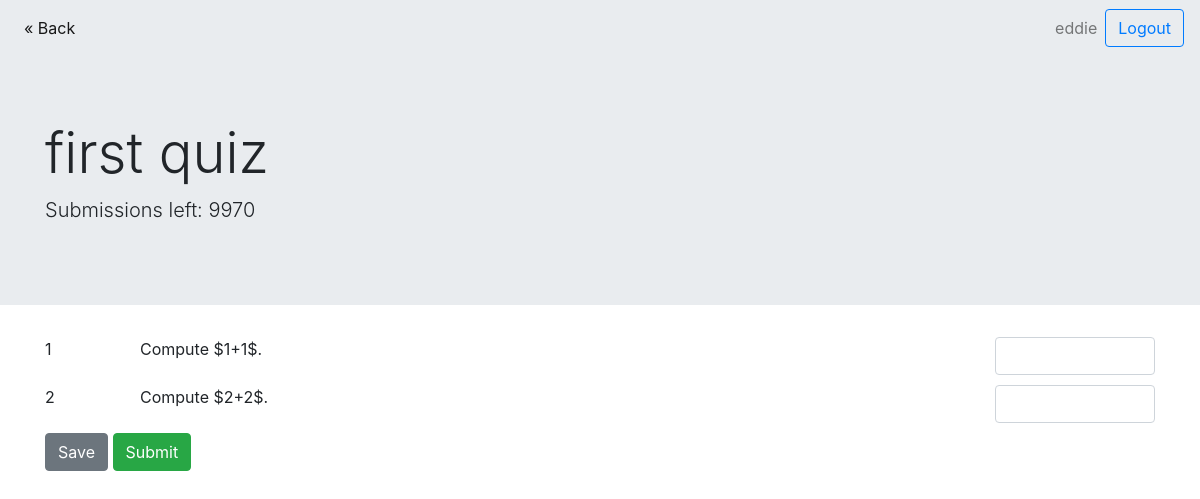
Page /quiz/1/ (signed in) on the earlier database version.
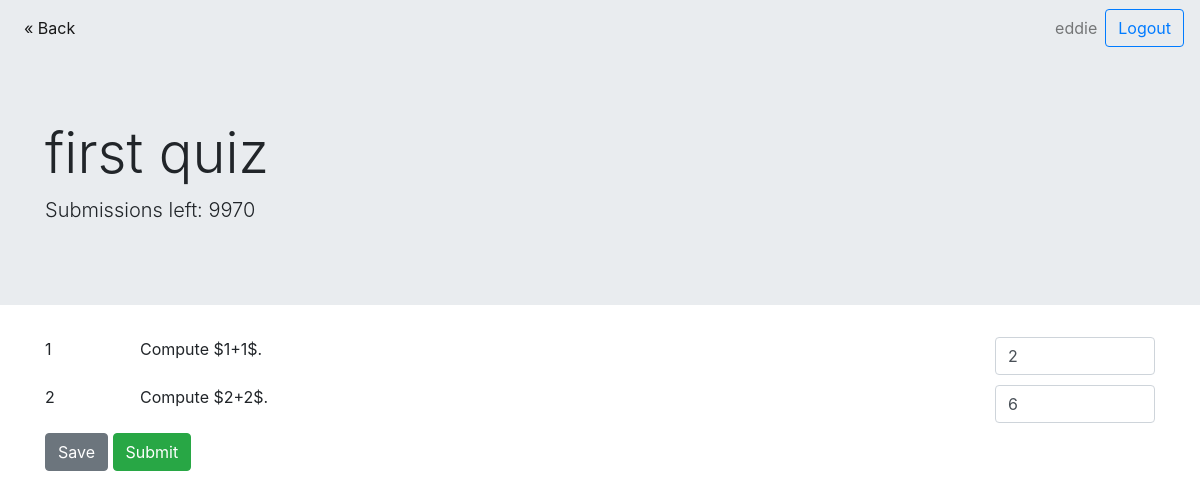
Same page on the later database version.
### quiz/models.py (models this page shows, shortened)
class Quiz(models.Model):
    name = models.CharField(max_length=1000)
    max_subs = models.IntegerField(default = 99999)
    @property
    def quiz_length(self):
        return Question.objects.filter(quiz = self).count()

class Question(models.Model):
    quiz = models.ForeignKey(Quiz, on_delete = models.CASCADE, default = 0)
    question_statement = models.CharField(max_length = 500)
    answer = models.CharField(default = "", max_length = 250)
    solution = models.CharField(max_length=1000, default = "solution !")
    @property
    def last_sub(self):
        return Submission.objects.filter(question = self).order_by("-sub_time")[0]
    def __str__(self):
        return self.question_statement

class Submission(models.Model):
    user = models.ForeignKey(User, on_delete = models.CASCADE)
    sub_time = models.DateTimeField("date submitted")
    question = models.ForeignKey(Question, on_delete = models.CASCADE)
    sub_answer = models.CharField(default = "", max_length = 250)
    final_sub = models.BooleanField(default = True)

### quiz/views.py (the view, shortened to what this page needs)
# urls.py: path('<int:quiz_id>/', views.QuizDetailsView.as_view(), name = 'quiz_details'),
class QuizDetailsView(View):
    def get(self, request, quiz_id):
        quiz = get_object_or_404(Quiz, pk = quiz_id)
        past_final_subs = Submission.objects.filter(user = request.user, question__quiz__id = quiz_id, final_sub = True)
        subs_left = quiz.max_subs - past_final_subs.count() // quiz.quiz_length
        need_prefill = False
        questions = Question.objects.filter(quiz = quiz)
        if Submission.objects.filter(question = questions[0], user = request.user).count() == 0:
            need_prefill = False
        elif not((questions[0].last_sub).final_sub):
            need_prefill = True
        print(questions)
        context = {
            'curr_quiz': quiz,
            'subs_left': subs_left,
            'user': request.user,
            'validSubmission': False,
            'need_prefill': need_prefill,
        }
        return render(request, 'quiz/questions.html', context)

### quiz/templates/quiz/questions.html (shortened to what this page needs)
{% load static %}
<!DOCTYPE html>
<html>
  <head>
      <link rel="stylesheet" href="https://maxcdn.bootstrapcdn.com/bootstrap/4.4.1/css/bootstrap.min.css" />
      <link rel="stylesheet" type="text/css" href="{% static 'quiz/style.css' %}">
  </head>
  <body>
    <div class = "container-fluid">
      <nav class="navbar navbar-expand-lg navbar-light" style="background-color:#e9ecef;">
        <div class="collapse navbar-collapse" id="navbarSupportedContent">
          <ul class="navbar-nav mr-auto">
            <li class="nav-item active">
              <a class="nav-link" href="/quiz">&laquo; Back</a>
          </ul>
          <ul class="navbar-nav ml-auto">
            <span class="navbar-text mx-2">
              {{ user.username }}
            </span>
            <form method = "POST" class="form-inline my-2 my-lg-0">
              <button class="btn btn-outline-primary my-2 my-sm-0" type="submit" name = "logout">Logout</button>
            </form>
          </ul>
        </div>
      </nav>
    </div>
    <div class="jumbotron jumbotron-fluid" style="background-color:#e9ecef;">
      <div class="container">
        <h1 class="display-4">{{curr_quiz.name}}</h1>
        <p class="lead">Submissions left: {{ subs_left }}</p>
      </div>
    </div>
    <div class = "container">
      {% if subs_left > 0 %}
        <form method = "POST">
          <div class = "row">
            {% for question in curr_quiz.question_set.all %}
              <div class = "col-sm-1">
                {{ forloop.counter }}
              </div>
              <div class = "col-sm-9 mb-4">
                <span class="math display">{{question.question_statement}}</span>
              </div>
              <div class = "col-sm-2">
                {% if need_prefill %}
                  <input type = "text" name = "answer{{question.id}}" class = "form-control" value = "{{question.last_sub.sub_answer}}">
                {% else %}
                  <input type = "text" name = "answer{{question.id}}" class = "form-control">
                {% endif %}
              </div>
            {% endfor %}
          </div>
          <button type = "submit" class = "btn btn-secondary" name = "save">Save</button>
          <button type = "submit" class = "btn btn-success" name = "submit">Submit</button>
        </form>
      {% else %}
        You are not allowed to submit to this quiz.
      {% endif %}
    </div>
  </body>
</html>

### quiz/static/quiz/style.css (style rules this page uses)
.navbar { margin-left: -15px; margin-right: -15px; }

Differences in the rows shown:
changed Question "Compute $1+1$.": last_sub.sub_answer (not shown) → "2"
changed Question "Compute $2+2$.": last_sub.sub_answer (not shown) → "6"
